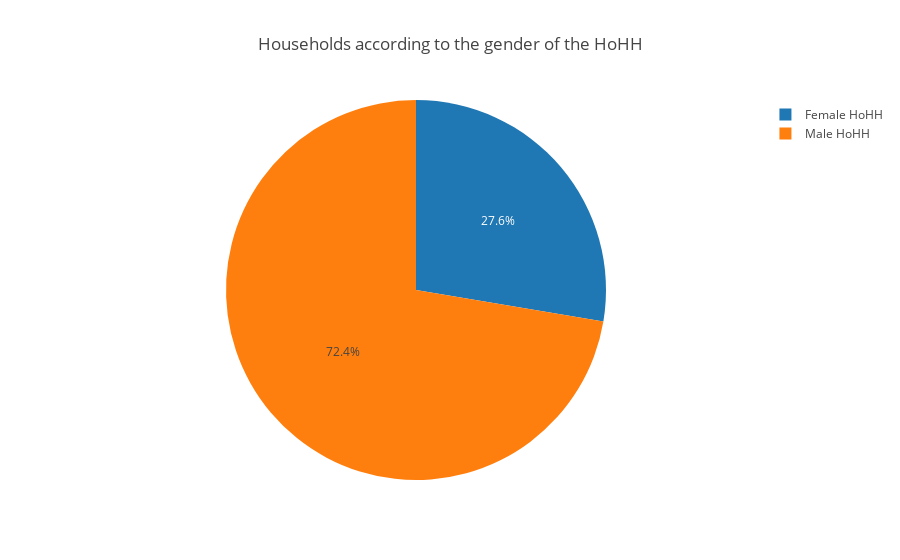

This figure's notebook cell:
### Code cell
HoHH = {}
HoHH['Male HoHH'] = reg_survey_maleHoHH['deviceid'].count()
HoHH['Female HoHH'] = reg_survey_femHoHH['deviceid'].count()

HoHH = pd.Series(HoHH)

fig = {
    "layout": {
        "title": "Households according to the gender of the HoHH"
    },
    "data": [
        {
            "values": HoHH.values,
            "labels": HoHH.index.values,
            "type": "pie",
            "sort": False
        }
    ]
}

iplot(fig)

### Figure 1 — Plotly figure (JSON) as saved in the notebook; plotly's stock layout.template omitted (floating-point values rounded to 4 significant figures)
{"data": [{"labels": ["Female HoHH", "Male HoHH"], "sort": false, "type": "pie", "values": [60, 157]}], "layout": {"title": "Households according to the gender of the HoHH"}}
